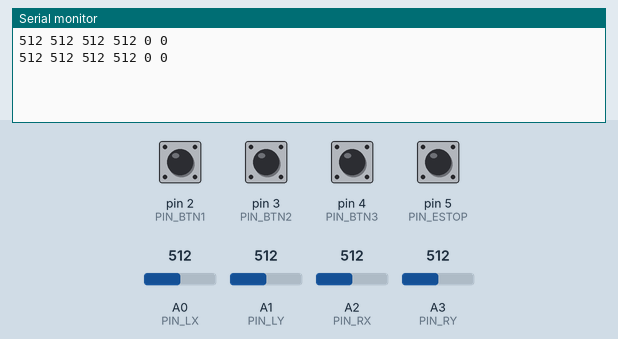
A sketch run on a simulated Arduino Uno, built with avr-gcc and run on an emulated ATmega328P. Parts: the last lines printed to the serial monitor. Inputs (shaded band) come from the test bench; at power-on: pin 2 (PIN_BTN1), pin 3 (PIN_BTN2), pin 4 (PIN_BTN3), pin 5 (PIN_ESTOP) HIGH, A0 (PIN_LX) = 512, A1 (PIN_LY) = 512, A2 (PIN_RX) = 512, A3 (PIN_RY) = 512.

Above: at 1.2 s.
1.3 s: A0 (PIN_LX) set to 716
At 1.7 s:
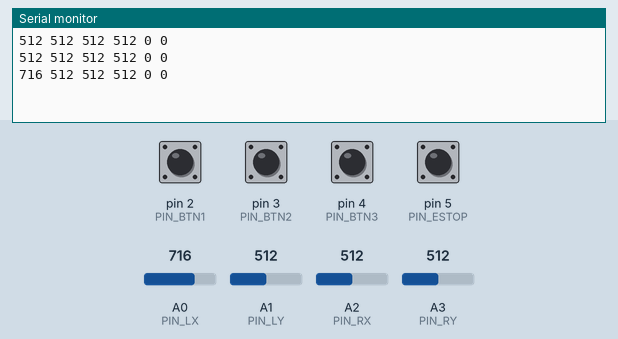
2.8 s: A1 (PIN_LY) set to 716
At 3.2 s:
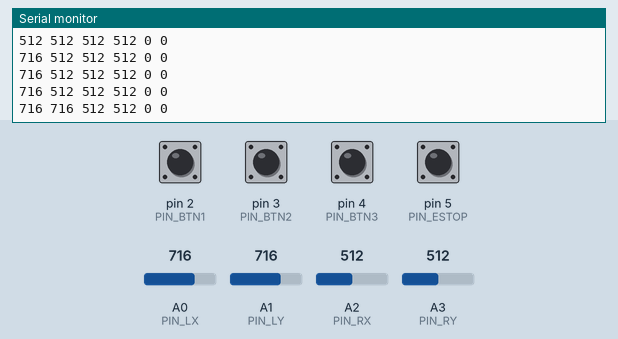
4.3 s: A2 (PIN_RX) set to 716
At 4.8 s:
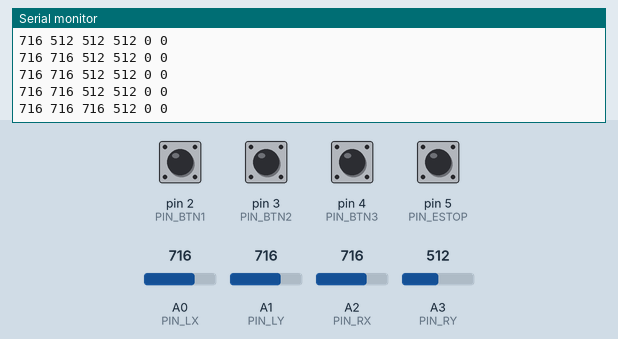
5.8 s: A3 (PIN_RY) set to 716
At 6.2 s:
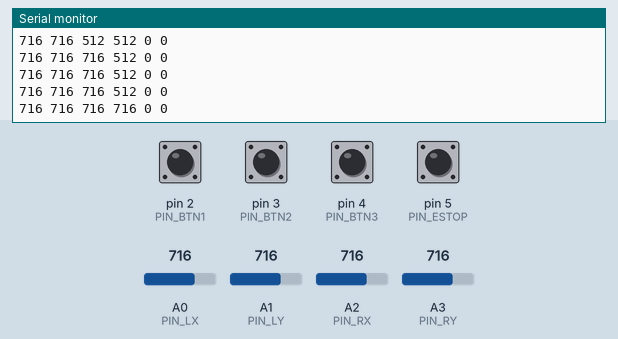
7.3 s: pin 2 (PIN_BTN1) pulled LOW for 0.15 s
At 7.46 s:
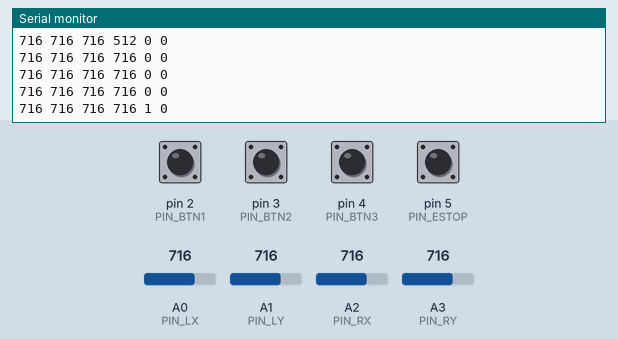
8.9 s: pin 3 (PIN_BTN2) pulled LOW for 0.15 s
At 9.08 s:
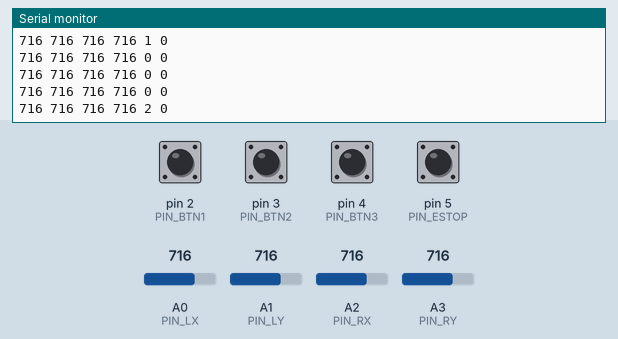
Timing chart, 0 to 11.5 s (numbered marks = the images above; inputs shaded):
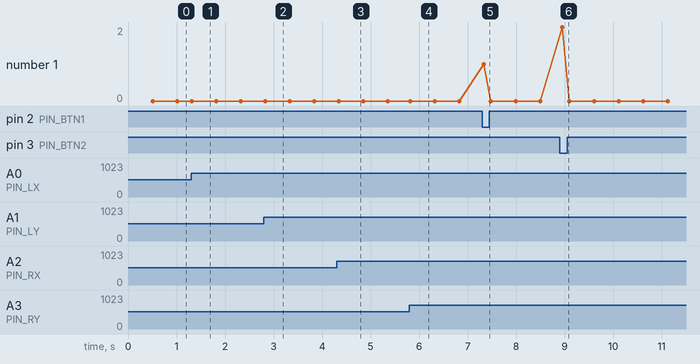

Measured:
- after the input at 1.3 s, the serial monitor: prints a new line at once (image 1)
- after the input at 2.8 s, the serial monitor: prints a new line at once (image 2)
- after the input at 4.3 s, the serial monitor: prints a new line after 0.05 s (image 3)
- after the input at 5.8 s, the serial monitor: prints a new line at once (image 4)
- after the input at 7.3 s, the serial monitor: prints a new line at once (image 5)
- after the input at 8.9 s, the serial monitor: prints a new line after 0.05 s (image 6)

The sketch:

arduino.ino
```cpp
/*
 * Pi Brain — Joystick Controller
 * Arduino Uno
 *
 * Wiring:
 *   A0  Left joystick X  (left/right)
 *   A1  Left joystick Y  (up/down)
 *   A2  Right joystick X (twist left/right)
 *   A3  Right joystick Y (up/down)
 *   D2  Button 1  (INPUT_PULLUP — press = LOW)
 *   D3  Button 2
 *   D4  Button 3
 *   D5  E-Stop    (INPUT_PULLUP — press = LOW → sends ESTOP=1)
 *
 * Serial output (9600 baud, one line per transmission):
 *   "LX LY RX RY BTN ESTOP\n"
 *
 *   LX, LY, RX, RY  — raw analog 0-1023 (centre ~512)
 *   BTN              — bitmask: bit0=B1, bit1=B2, bit2=B3
 *   ESTOP            — 1 when e-stop is pressed, else 0
 *
 * Behaviour:
 *   - Transmits when any value has changed (axes by more than CHANGE_THRESHOLD)
 *   - Always transmits at least every KEEPALIVE_MS milliseconds
 *   - Dead-zone applied on the Arduino side to reduce noise (DEADZONE)
 */

// -- Pin assignments ----------------------------------------------------------
const int PIN_LX    = A0;
const int PIN_LY    = A1;
const int PIN_RX    = A2;
const int PIN_RY    = A3;
const int PIN_BTN1  = 2;
const int PIN_BTN2  = 3;
const int PIN_BTN3  = 4;
const int PIN_ESTOP = 5;

// -- Tuning -------------------------------------------------------------------
const int  CENTER           = 512;  // ADC mid-point
const int  DEADZONE         = 30;   // ignore drift within +/-this of center
const int  CHANGE_THRESHOLD = 8;    // minimum axis change to trigger send
const long KEEPALIVE_MS     = 500;  // send at least this often (ms)
const long SAMPLE_MS        = 50;   // loop rate (ms)

// -- State --------------------------------------------------------------------
int  prev_lx   = CENTER;
int  prev_ly   = CENTER;
int  prev_rx   = CENTER;
int  prev_ry   = CENTER;
byte prev_btn  = 0;
byte prev_estop = 0;
long last_send  = 0;

// Apply dead-zone: values within +/-DEADZONE of center become CENTER
int applyDeadzone(int val) {
  if (abs(val - CENTER) <= DEADZONE) return CENTER;
  return val;
}

void setup() {
  Serial.begin(9600);
  pinMode(PIN_BTN1,  INPUT_PULLUP);
  pinMode(PIN_BTN2,  INPUT_PULLUP);
  pinMode(PIN_BTN3,  INPUT_PULLUP);
  pinMode(PIN_ESTOP, INPUT_PULLUP);
}

void loop() {
  // Read axes with dead-zone
  int lx = applyDeadzone(analogRead(PIN_LX));
  int ly = applyDeadzone(analogRead(PIN_LY));
  int rx = applyDeadzone(analogRead(PIN_RX));
  int ry = applyDeadzone(analogRead(PIN_RY));

  // Read buttons (LOW = pressed because INPUT_PULLUP)
  byte b1    = (digitalRead(PIN_BTN1)  == LOW) ? 1 : 0;
  byte b2    = (digitalRead(PIN_BTN2)  == LOW) ? 1 : 0;
  byte b3    = (digitalRead(PIN_BTN3)  == LOW) ? 1 : 0;
  byte btn   = b1 | (b2 << 1) | (b3 << 2);
  byte estop = (digitalRead(PIN_ESTOP) == LOW) ? 1 : 0;

  long now = millis();

  bool axisChanged  = (abs(lx - prev_lx) > CHANGE_THRESHOLD) ||
                      (abs(ly - prev_ly) > CHANGE_THRESHOLD) ||
                      (abs(rx - prev_rx) > CHANGE_THRESHOLD) ||
                      (abs(ry - prev_ry) > CHANGE_THRESHOLD);
  bool btnChanged   = (btn   != prev_btn);
  bool estopChanged = (estop != prev_estop);
  bool keepalive    = ((now - last_send) >= KEEPALIVE_MS);

  if (axisChanged || btnChanged || estopChanged || keepalive) {
    Serial.print(lx);   Serial.print(' ');
    Serial.print(ly);   Serial.print(' ');
    Serial.print(rx);   Serial.print(' ');
    Serial.print(ry);   Serial.print(' ');
    Serial.print(btn);  Serial.print(' ');
    Serial.println(estop);

    prev_lx    = lx;
    prev_ly    = ly;
    prev_rx    = rx;
    prev_ry    = ry;
    prev_btn   = btn;
    prev_estop = estop;
    last_send  = now;
  }

  delay(SAMPLE_MS);
}
```
